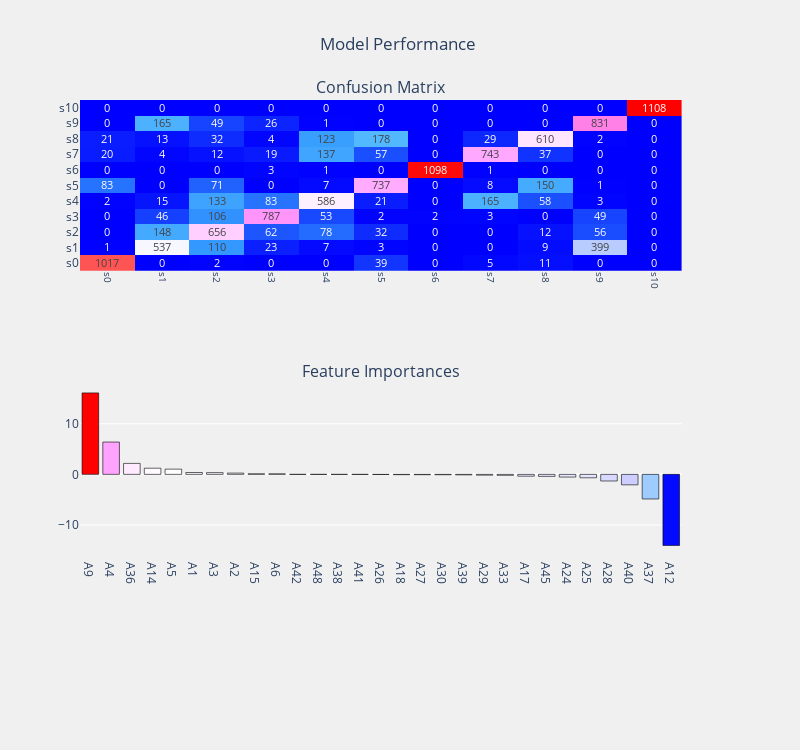

Notebook cell for this chart:
### Markdown cell above
### 4.1. Baseline Model

### Code cell
from sklearn.linear_model import LogisticRegression
log_clf = LogisticRegression(C = 1.0, n_jobs = 1, solver = 'liblinear', random_state = 142, tol = 0.0001) 
                           
sensorless_drive_prediction(log_clf, X_train, X_test, y_train, y_test, "coefficients")

### Figure 1 — Plotly figure (JSON) as saved in the notebook; plotly's stock layout.template omitted (floating-point values rounded to 4 significant figures; data arrays with more than 128 entries replaced by an {"elided": "..."} marker saying what was removed)
{"data": [{"colorscale": [[0, "rgb(0,0,255)"], [0.1, "rgb(51,153,255)"], [0.2, "rgb(102,204,255)"], [0.3, "rgb(153,204,255)"], [0.4, "rgb(204,204,255)"], [0.5, "rgb(255,255,255)"], [0.6, "rgb(255,204,255)"], [0.7, "rgb(255,153,255)"], [0.8, "rgb(255,102,204)"], [0.9, "rgb(255,102,102)"], [1, "rgb(255,0,0)"]], "name": "Confusion Matrix", "showscale": false, "texttemplate": "%{z}", "type": "heatmap", "x": ["s0", "s1", "s2", "s3", "s4", "s5", "s6", "s7", "s8", "s9", "s10"], "xaxis": "x", "y": ["s0", "s1", "s2", "s3", "s4", "s5", "s6", "s7", "s8", "s9", "s10"], "yaxis": "y", "z": [[1017, 0, 2, 0, 0, 39, 0, 5, 11, 0, 0], [1, 537, 110, 23, 7, 3, 0, 0, 9, 399, 0], [0, 148, 656, 62, 78, 32, 0, 0, 12, 56, 0], [0, 46, 106, 787, 53, 2, 2, 3, 0, 49, 0], [2, 15, 133, 83, 586, 21, 0, 165, 58, 3, 0], [83, 0, 71, 0, 7, 737, 0, 8, 150, 1, 0], [0, 0, 0, 3, 1, 0, 1098, 1, 0, 0, 0], [20, 4, 12, 19, 137, 57, 0, 743, 37, 0, 0], [21, 13, 32, 4, 123, 178, 0, 29, 610, 2, 0], [0, 165, 49, 26, 1, 0, 0, 0, 0, 831, 0], [0, 0, 0, 0, 0, 0, 0, 0, 0, 0, 1108]]}, {"marker": {"color": {"elided": "319 float values"}, "colorscale": [[0, "rgb(0,0,255)"], [0.1, "rgb(51,153,255)"], [0.2, "rgb(102,204,255)"], [0.3, "rgb(153,204,255)"], [0.4, "rgb(204,204,255)"], [0.5, "rgb(255,255,255)"], [0.6, "rgb(255,204,255)"], [0.7, "rgb(255,153,255)"], [0.8, "rgb(255,102,204)"], [0.9, "rgb(255,102,102)"], [1, "rgb(255,0,0)"]], "line": {"color": "black", "width": 0.6}}, "name": "coefficients", "type": "bar", "x": {"elided": "319 str values"}, "xaxis": "x2", "y": {"elided": "319 float values"}, "yaxis": "y3"}], "layout": {"annotations": [{"font": {"size": 16}, "showarrow": false, "text": "Confusion Matrix", "x": 0.47, "xanchor": "center", "xref": "paper", "y": 1, "yanchor": "bottom", "yref": "paper"}, {"font": {"size": 16}, "showarrow": false, "text": "Feature Importances", "x": 0.47, "xanchor": "center", "xref": "paper", "y": 0.375, "yanchor": "bottom", "yref": "paper"}], "autosize": false, "height": 750, "margin": {"b": 195}, "paper_bgcolor": "rgba(240, 240, 240, 0.95)", "plot_bgcolor": "rgba(240, 240, 240, 0.95)", "showlegend": false, "title": {"pad": {"l": 280}, "text": "Model Performance", "xanchor": "left"}, "width": 800, "xaxis": {"anchor": "y", "domain": [0, 0.94], "showgrid": true, "tickangle": 90, "tickfont": {"size": 10}}, "xaxis2": {"anchor": "y3", "domain": [0, 0.94]}, "yaxis": {"anchor": "x", "domain": [0.625, 1]}, "yaxis2": {"anchor": "x", "overlaying": "y", "side": "right"}, "yaxis3": {"anchor": "x2", "domain": [0, 0.375]}}}
